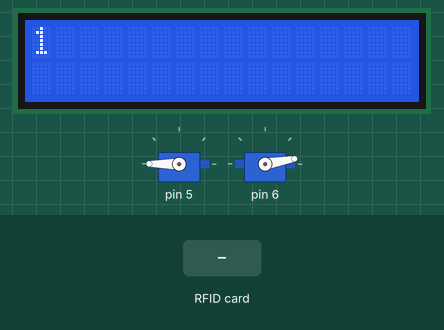
Recording of a program running on a simulated Arduino Uno, built with avr-gcc and run on an emulated ATmega328P. Shown: 16×2 character LCD, 2 × servo. The inputs (shaded band) are chosen by the test bench. What the program prints to the serial monitor is not drawn.

Above: at 1.2 s.
1.3 s: RFID card 5E 7A 19 C4 held to the reader
At 2.5 s:
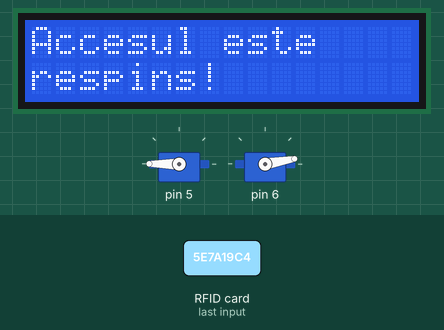
2.8 s: RFID card 5E 7A 19 C4 held to the reader
At 2.87 s:
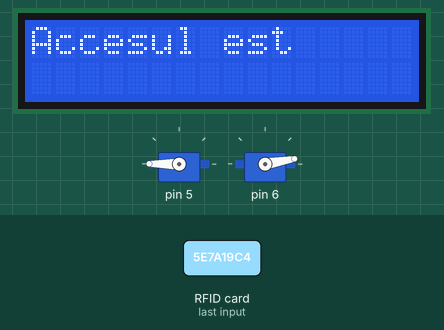
Timing chart, 0 to 5.8 s (numbered marks = the images above; inputs shaded):
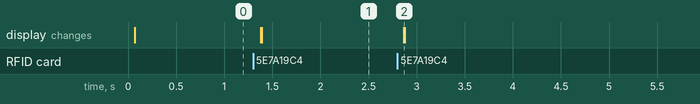

Measured:
- after the input at 1.3 s, the display: first changes after 0.08 s (image 1 shows a later state)
- after the input at 2.8 s, the display: changes after 0.07 s (image 2)

The program:

main.cpp
```cpp
#include <Arduino.h>
#include <Arduino_FreeRTOS.h>
#include <semphr.h>  // add the FreeRTOS functions for Semaphores (or Flags).
#include <AccessEnter.h>
#include <AccessExit.h>
#include <Parking.h>
#include <SafetyMonitor.h>
#include <Debugg.h>

// Declare a mutex Semaphore Handle which we will use to manage the Serial Port.
// It will be used to ensure only only one Task is accessing this resource at any time.
SemaphoreHandle_t xSerialSemaphore;


/* TaskAccess:
 *    Access_Enter is processed by this task.
 */
void TaskAccess(void *pvParameters);

/* TaskAccess:
 *    Access_Exit is processed by this task.
 */
void TaskExit( void *pvParameters __attribute__((unused)) );

/* TaskParking:
 *    Process changes caused by cars entering or exiting the parking.
 */
void TaskParking(void *pvParameters);

/* TaskSafetyMonitor:
 *    Monitor the safety conditions and take acctions to ensure
 *    safety of users inside parking lot.
 */
void TaskSafetyMonitor(void *pvParameters);


// the setup function runs once when you press reset or power the board
void setup() {


  // Semaphores are useful to stop a Task proceeding, where it should be paused to wait,
  // because it is sharing a resource, such as the Serial port.
  // Semaphores should only be used whilst the scheduler is running, but we can set it up here.
  if ( xSerialSemaphore == NULL )  // Check to confirm that the Serial Semaphore has not already been created.
  {
    xSerialSemaphore = xSemaphoreCreateMutex();  // Create a mutex semaphore we will use to manage the Serial Port
    if ( ( xSerialSemaphore ) != NULL )
      xSemaphoreGive( ( xSerialSemaphore ) );  // Make the Serial Port available for use, by "Giving" the Semaphore.
  }

  // Now set up two Tasks to run independently.
  xTaskCreate(
    TaskAccess
    ,  "Access"  // A name just for humans
    ,  128       // This stack size can be checked & adjusted by reading the Stack Highwater
    ,  NULL
    ,  1         // Priority, with 3 (configMAX_PRIORITIES - 1) being the highest, and 0 being the lowest.
    ,  NULL );

  xTaskCreate(
    TaskParking
    ,  "Parking"
    ,  128  // Stack size
    ,  NULL
    ,  1  // Priority
    ,  NULL );

    // xTaskCreate(
    // TaskExit
    // ,  "Exit"
    // ,  128  // Stack size
    // ,  NULL
    // ,  1  // Priority
    // ,  NULL );

#if(DEBUGG == STD_ON)
{
  debuggInit();
  debuggPrint("Setup done! Tasks should run!");
}
#endif
  // Now the Task scheduler, which takes over control of scheduling individual Tasks, is automatically started.
}

void loop()
{
  // Empty. Things are done in Tasks.
}

/*--------------------------------------------------*/
/*---------------------- Tasks ---------------------*/
/*--------------------------------------------------*/


void TaskAccess( void *pvParameters __attribute__((unused)) )  // This is a Task.
{
  /*
    * Access:
    *  Process changes caused by cars entering or exiting the parking.
    */

  //call the init functions for needed driveres here
#if(DEBUGG == STD_ON)
  debuggPrint("Hello from TaskAccess!");
#endif

  accessEnterInit();
   UBaseType_t uxHighWaterMark;
  /* Inspect our own high water mark on entering the task. */
  uxHighWaterMark = uxTaskGetStackHighWaterMark( NULL );
  Serial.print("HighWaterMark ");
  Serial.println(uxHighWaterMark);
  for (;;) // A Task shall never return or exit. We do not hace concurency to resources so no need of xSemaphore in this task.
  {
 #if(0)//(DEBUGG == STD_ON)
  debuggPrint("1");
#endif
    //call main function of Access_Enter SWC
    uxHighWaterMark = uxTaskGetStackHighWaterMark( NULL );
    Serial.print("HighWaterMark ");
    Serial.println(uxHighWaterMark);
    accessEnter_main();

    vTaskDelay(1);  // one tick delay (15ms) in between calls for stability
  }
}

void TaskExit( void *pvParameters __attribute__((unused)) )  // This is a Task.
{
  /*
    * Access:
    *  Process changes caused by cars entering or exiting the parking.
    */

  //call the init functions for needed driveres here
#if(DEBUGG == STD_ON)
  debuggPrint("Hello from TaskExit!");
#endif

  acessExitInit();

  for (;;) // A Task shall never return or exit. We do not hace concurency to resources so no need of xSemaphore in this task.
  {
 #if(0)//(DEBUGG == STD_ON)
  debuggPrint("2");
#endif
    //call main function of Access_Exit SWC
    accessExit_main();

    vTaskDelay(1);  // one tick delay (15ms) in between calls for stability
  }
}

void TaskParking( void *pvParameters __attribute__((unused)) )  // This is a Task.
{
  /*
   * Parking:
   *    Process changes caused by cars entering or exiting the parking.
   */
  #if(DEBUGG == STD_ON)
  debuggPrint("Hello from TaskParking!");
#endif

  UBaseType_t uxHighWaterMark;
  /* Inspect our own high water mark on entering the task. */
  uxHighWaterMark = uxTaskGetStackHighWaterMark( NULL );
  Serial.print("Parking HighWaterMark ");
  Serial.println(uxHighWaterMark);
  //call the init functions for needed driveres here

  for (;;) // A Task shall never return or exit. We do not hace concurency to resources so no need of xSemaphore in this task.
  {
 #if(0)
  debuggPrint("3");
#endif
    //call main function of Parking SWC
    uxHighWaterMark = uxTaskGetStackHighWaterMark( NULL );
    Serial.print("Parking HighWaterMark ");
    Serial.println(uxHighWaterMark);
    vTaskDelay(1);  // one tick delay (15ms) in between calls for stability
  }
}

void TaskSafetyMonitor( void *pvParameters __attribute__((unused)) )  // This is a Task.
{
  /*
   * Safety Monitor:
   *    Monitor the safety conditions and take acctions to ensure
   *    safety of users inside parking lot.
   */

#if(DEBUGG == STD_ON)
  debuggPrint("Hello from TaskSafetyMonitor!");
#endif

  //call the init functions for needed driveres here

  for (;;) // A Task shall never return or exit. We do not hace concurency to resources so no need of xSemaphore in this task.
  {

    //call main function of SafetyMonitor SWC

    vTaskDelay(1);  // one tick delay (15ms) in between calls for stability
  }
}
```

AccessEnter.cpp
```cpp
#include <AccessEnter.h>
#include <RFID.h>
#include <LCD.h>
#include <ServoService.h>
/***************Local variables********************/
/**************************************************/

/***************Local functions********************/
/**************************************************/
 uint8_t accessEnterValidateAccess(uint32_t rfidData);
/***************External variables*****************/
/**************************************************/

/***************External functions*****************/
/**************************************************/
void accessEnterInit(void)
{
    lcdInit();
    rfidInit();
    servoGatesInit();
    lcdPrint(1);
}

void accessEnter_main(void)
{
    uint32_t rfidData = 0x00000000u;
    uint8_t status = 0x00u; //by default access is denied

    rfidData = rfidReadData();

    status = accessEnterValidateAccess(rfidData);

    if (status == ACCESS_ALLOWED)
    {
        /* set semaphore to green */
        lcdAccessAllowed();
        servoAccessGateOpen();
        /*set a timer to close the gate*/
    }
    else
    {
        /* set semaphore to red  */
        //lcdPrint(rfidData);
        lcdAccessDenied();
        servoAccessGateClose();
    }
}

 uint8_t accessEnterValidateAccess(uint32_t rfidData)
 {
    uint8_t status = ACCESS_DENIED;     //by default access is denied
    uint32_t accessCode = 0x00000000u;

    /* for all access codes in EEPROM
        read code
            if code == rfidData
                status = 0x01u;
    */
   accessCode = CARTELA_ALBA;
   if(rfidData == accessCode)
   {

        status = ACCESS_ALLOWED;
   }
   return status;
 }
```

AccessEnter.h
```cpp
#ifndef ACCESSENTER_H_
#define ACCESSENTER_H_

#include <Arduino.h>

#define ACCESS_DENIED   0x00u
#define ACCESS_ALLOWED  0x01u
#define CARTELA_ALBA    0x492AB998u

void accessEnter_main(void);
void accessEnterInit(void);

#endif
```

AccessExit.cpp
```cpp
#include <AccessExit.h>
#include <LCD.h>
#include <ServoService.h>
#include <KeypadServices.h>

/***************Local variables********************/
/**************************************************/

/***************Local functions********************/
/**************************************************/

/***************External variables*****************/
/**************************************************/

/***************External functions*****************/
/**************************************************/

void acessExitInit(void)
{
    lcdInit();
    servoGatesInit();
}
void accessExit_main(void)
{
    uint64_t status = 0x00u;
    uint32_t password = 0x00000000u;

    status = keypadIsPasswordAvailable();
    if(status)
    {
        password = keypadGetPassword();
        if(0x1234 == password)
        {
            servoExitGateOpen();
            lcdAvailableParkingSpotsNr();
        }
        else
        {
            // servoExitGateClose();
            // lcdAvailableParkingSpotsNr();
            //lcdPrint(password);
        }
    }
}
```

AccessExit.h
```cpp
#ifndef ACCESSEXIT_H_
#define ACCESSEXIT_H_

#include <Arduino.h>

void acessExitInit(void);
void accessExit_main(void);

#endif
```

Parking.cpp
```cpp
#include <Parking.h>
#include <DigitalIO.h>

/***************Local variables********************/
/**************************************************/

/***************Local functions********************/
/**************************************************/

/***************External variables*****************/
/**************************************************/

/***************External functions*****************/
/**************************************************/

void parking_main(void)
{
    digilatGetParkingSpotsStatus();         //process parking spot first

}
```

Parking.h
```cpp
#ifndef PARKING_H_
#define PARKING_H_

#include <Arduino.h>

#endif
```

SafetyMonitor.cpp
```cpp
#include <SafetyMonitor.h>
#include <DigitalIO.h>
/***************Local variables********************/
/**************************************************/

/***************Local functions********************/
/**************************************************/

/***************External variables*****************/
/**************************************************/

/***************External functions*****************/
/**************************************************/

void safetyMonitor_main(void)
{
    uint8_t gazSensor = 0x00u;

    gazSensor = digitalGetGazStatus();

    if(GAZSENSOR_TRIGGERED == gazSensor)    //process the gaz sensor reading
    {
        digitalSetAirVent(ON);
    }
    else if (GAZSENSOR_NOT_TRIGGERED == gazSensor)
    {
        digitalSetAirVent(OFF);
    }
    else
    {
        /* code */
    }

}
```

SafetyMonitor.h
```cpp
#ifndef SAFETYMONITOR_H_
#define SAFETYMONITOR_H_

#include <Arduino.h>


#endif
```
